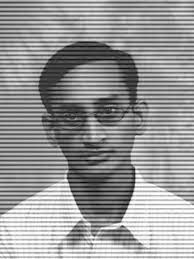
#> input picture noise.jpg, 194 x 259 px, found by its file name
$ jupyter execute --allow-errors denoise.ipynb
#> lines starting #> are read from the running program, lines starting #| are printed output that depends on the picture
[cell 1]
from PIL import Image
import cv2
import numpy as np
from matplotlib import pyplot as plt

# Load the image
image_path = '/Machine-Learning-Simple/noise.jpg'
image = cv2.imread(image_path, cv2.IMREAD_GRAYSCALE)
#> image is the input picture: shape (259, 194); min 0, max 255, mean 151.2

# Apply Bilateral Filter twice
bilateral_filtered_image = cv2.bilateralFilter(image, d=6, sigmaColor=150, sigmaSpace=150)
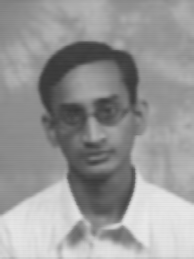
#> bilateral_filtered_image: shape (259, 194); min 55, max 234, mean 151.3
# bilateral_filtered_image = cv2.bilateralFilter(bilateral_filtered_image, d=9, sigmaColor=75, sigmaSpace=75)

# d là kích thước của cửa sổ lọc, sigmaColor là độ biến thiên của màu sắc, sigmaSpace là độ biến thiên của không gian
# nếu ta tăng d lên thì ảnh sẽ trở nên mờ hơn, tăng sigmaColor sẽ giảm nhiễu màu, tăng sigmaSpace sẽ giảm nhiễu không gian
# Save the denoised image
output_path = '/Machine-Learning-Simple/noise_denoised.jpg'
cv2.imwrite(output_path, bilateral_filtered_image)

# Display the processed image
plt.figure(figsize=(10, 5))
plt.subplot(1, 2, 1)
plt.imshow(image, cmap='gray')
plt.axis('off')

plt.subplot(1, 2, 2)
plt.imshow(bilateral_filtered_image, cmap='gray')
plt.axis('off')
plt.show()
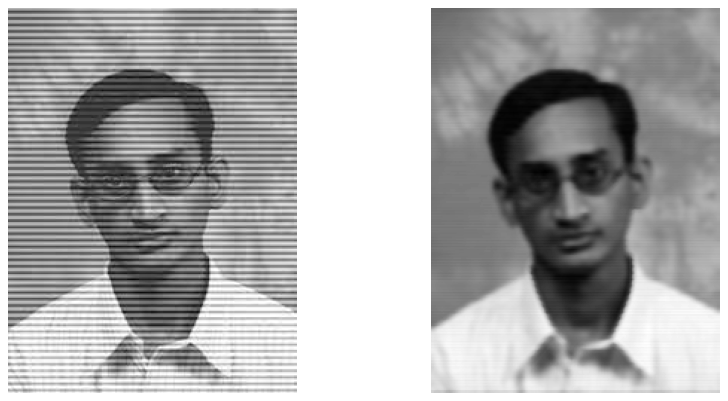
#> figure drawn by matplotlib, 2 panels

output_path

[cell 2]
import cv2
import numpy as np
from matplotlib import pyplot as plt

# Define the Kalman Filter function
def kalman_filter(img, process_noise, measurement_noise):
#> called with process_noise = 1, measurement_noise = 0.1
    kalman = cv2.KalmanFilter(4, 2)  # 4 state variables, 2 measurement variables

    # Initialize state transition matrix (A), measurement matrix (H), and noise covariances (Q, R)
    kalman.transitionMatrix = np.array([[1, 0, 1, 0],
                                        [0, 1, 0, 1],
                                        [0, 0, 1, 0],
                                        [0, 0, 0, 1]], np.float32)
    kalman.measurementMatrix = np.array([[1, 0, 0, 0],
                                         [0, 1, 0, 0]], np.float32)

    kalman.processNoiseCov = np.eye(4, dtype=np.float32) * process_noise
    kalman.measurementNoiseCov = np.eye(2, dtype=np.float32) * measurement_noise
    kalman.errorCovPost = np.eye(4, dtype=np.float32)

    # Initialize the Kalman filter with the first pixel's intensity
    rows, cols = img.shape
#> rows = 259; cols = 194
    filtered_img = np.zeros_like(img, dtype=np.float32)

    for i in range(rows):
        for j in range(cols):
            kalman.statePre = np.array([img[i, j], img[i, j], 0, 0], np.float32)
            measurement = np.array([img[i, j], img[i, j]], np.float32)
            kalman.correct(measurement)
            prediction = kalman.predict()
            filtered_img[i, j] = prediction[0]

    return np.clip(filtered_img, 0, 255).astype(np.uint8)

# Load the image
image_path = '/Machine-Learning-Simple/noise.jpg'
image = cv2.imread(image_path, cv2.IMREAD_GRAYSCALE)

# Check if the image is loaded correctly
if image is None:
    raise FileNotFoundError(f"Image not found at path: {image_path}")

# Apply bilateral filter
bilateral_filtered_image = cv2.bilateralFilter(image, d=6, sigmaColor=150, sigmaSpace=200)

# Apply Kalman filter
kalman_filtered_image = kalman_filter(bilateral_filtered_image, process_noise=1, measurement_noise=1e-1)
# với process_noise và measurement_noise càng nhỏ thì ảnh sẽ càng mờ

# Display the images
plt.figure(figsize=(15, 5))
plt.subplot(1, 3, 1)
plt.title('Original Image')
plt.imshow(image, cmap='gray')
plt.axis('off')

plt.subplot(1, 3, 2)
plt.title('Bilateral Filtered Image')
plt.imshow(bilateral_filtered_image, cmap='gray')
plt.axis('off')

plt.subplot(1, 3, 3)
plt.title('Kalman Filtered Image After Bilateral')
#> (the rest of this cell did not finish here and is left out)
